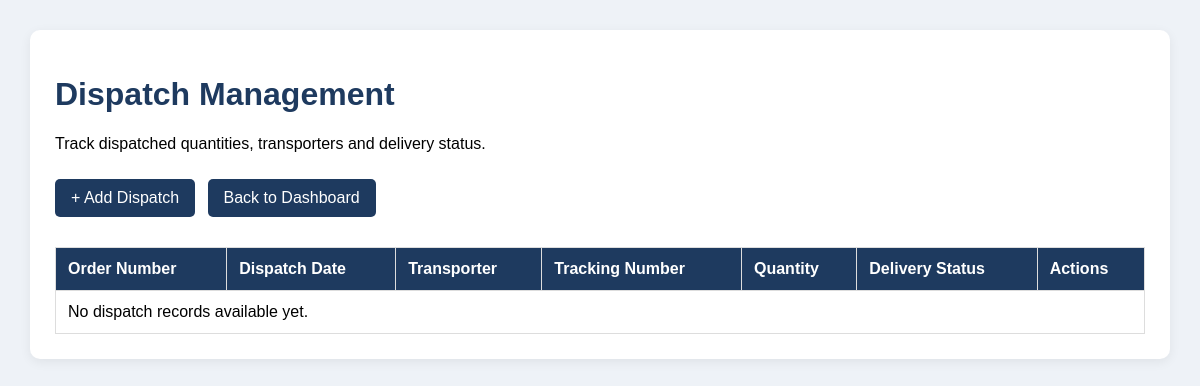
The page /api/dispatches/ (signed in) on the database as committed earlier.
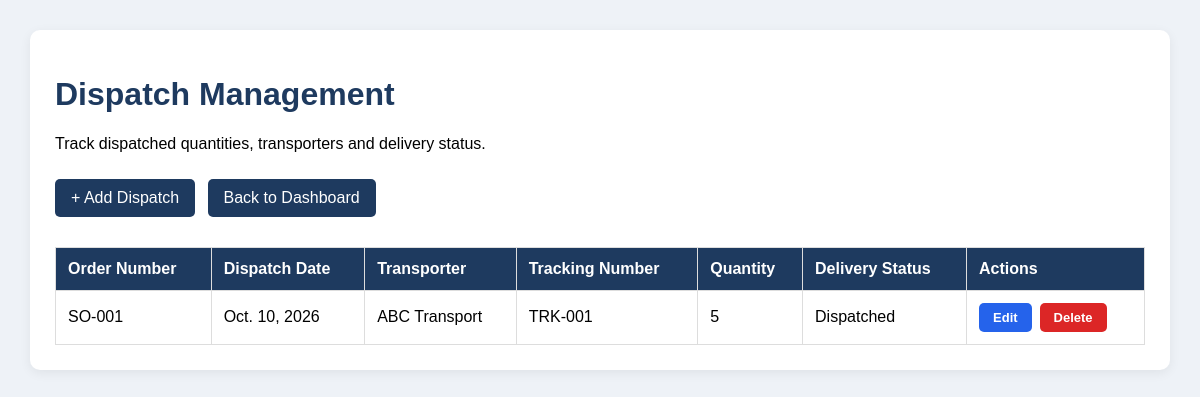
The same page on the database as committed later.
### manufacturing/models.py (models this page shows, shortened)
class Dispatch(models.Model):
    sales_order = models.ForeignKey(
        SalesOrder,
        on_delete=models.CASCADE
    )
    dispatch_date = models.DateField()
    transporter = models.CharField(max_length=100)
    tracking_number = models.CharField(max_length=100, blank=True)
    dispatched_quantity = models.PositiveIntegerField(default=0)
    delivery_status = models.CharField(
        max_length=30,
        choices=[
            ('Pending', 'Pending'),
            ('Dispatched', 'Dispatched'),
            ('In Transit', 'In Transit'),
            ('Delivered', 'Delivered'),
        ],
        default='Pending'
    )

class SalesOrder(models.Model):
    order_number = models.CharField(max_length=20, unique=True)
    customer = models.ForeignKey(
        Customer,
        on_delete=models.CASCADE
    )
    quotation = models.ForeignKey(
        Quotation,
        on_delete=models.SET_NULL,
        null=True,
        blank=True
    )
    order_date = models.DateField(auto_now_add=True)
    status = models.CharField(
        max_length=20,
        default='Pending'
    )
    total_amount = models.DecimalField(
        max_digits=10,
        decimal_places=2,
        default=0
    )

### manufacturing/views.py (the view)
# urls.py: path('dispatches/', views.dispatch_page, name='dispatch_page'),
@login_required
def dispatch_page(request):
    dispatches = Dispatch.objects.select_related('sales_order').all()
    return render(request, 'dispatches.html', {
        'dispatches': dispatches
    })

### manufacturing/templates/dispatches.html (shortened to what this page needs)
<!DOCTYPE html>
<html lang="en">
<head>
</head>
<body>
<div class="container">
    <h1>Dispatch Management</h1>
    <p>Track dispatched quantities, transporters and delivery status.</p>
    <a href="{% url 'add_dispatch' %}" class="button">
    + Add Dispatch
</a>
<a href="{% url 'dashboard' %}" class="button">
    Back to Dashboard
</a>
    <table>
        <thead>
            <tr>
                <th>Order Number</th>
                <th>Dispatch Date</th>
                <th>Transporter</th>
                <th>Tracking Number</th>
                <th>Quantity</th>
                <th>Delivery Status</th>
                <th>Actions</th>
            </tr>
        </thead>
        <tbody>
            {% for item in dispatches %}
            <tr>
                <td>{{ item.sales_order.order_number }}</td>
                <td>{{ item.dispatch_date }}</td>
                <td>{{ item.transporter }}</td>
                <td>{{ item.tracking_number|default:"—" }}</td>
                <td>{{ item.dispatched_quantity }}</td>
                <td>{{ item.delivery_status }}</td>
<td>
    <div class="action-buttons">
        <a href="{% url 'edit_dispatch' item.id %}"
           class="action-btn edit-btn">
            Edit
        </a>
        <form method="POST"
              action="{% url 'delete_dispatch' item.id %}"
              onsubmit="return confirm('Are you sure you want to delete this dispatch record?');"
              style="margin:0;">
            <button type="submit" class="action-btn delete-btn">
                Delete
            </button>
        </form>
    </div>
</td>
            </tr>
            {% empty %}
            <tr>
               <td colspan="7">No dispatch records available yet.</td>
            </tr>
            {% endfor %}
        </tbody>
    </table>
</div>
</body>
</html>

Rows that differ between the two databases and show on the page:
added Dispatch: sales_order.order_number "SO-001", dispatch_date "Oct. 10, 2026", transporter "ABC Transport", tracking_number "TRK-001", dispatched_quantity "5", delivery_status "Dispatched"
Other text that changed with them:
text no longer shown: "No dispatch records available yet."
